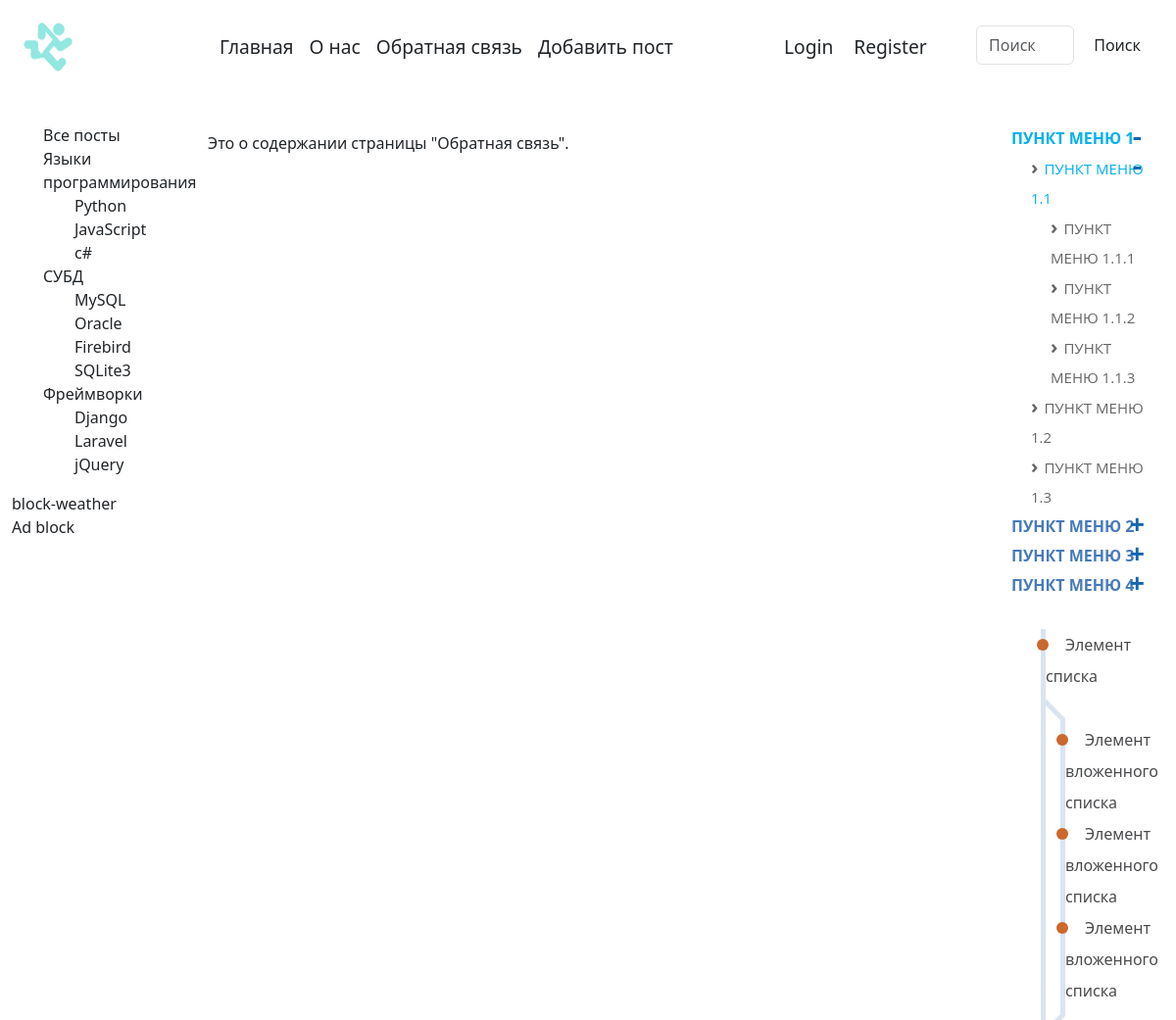
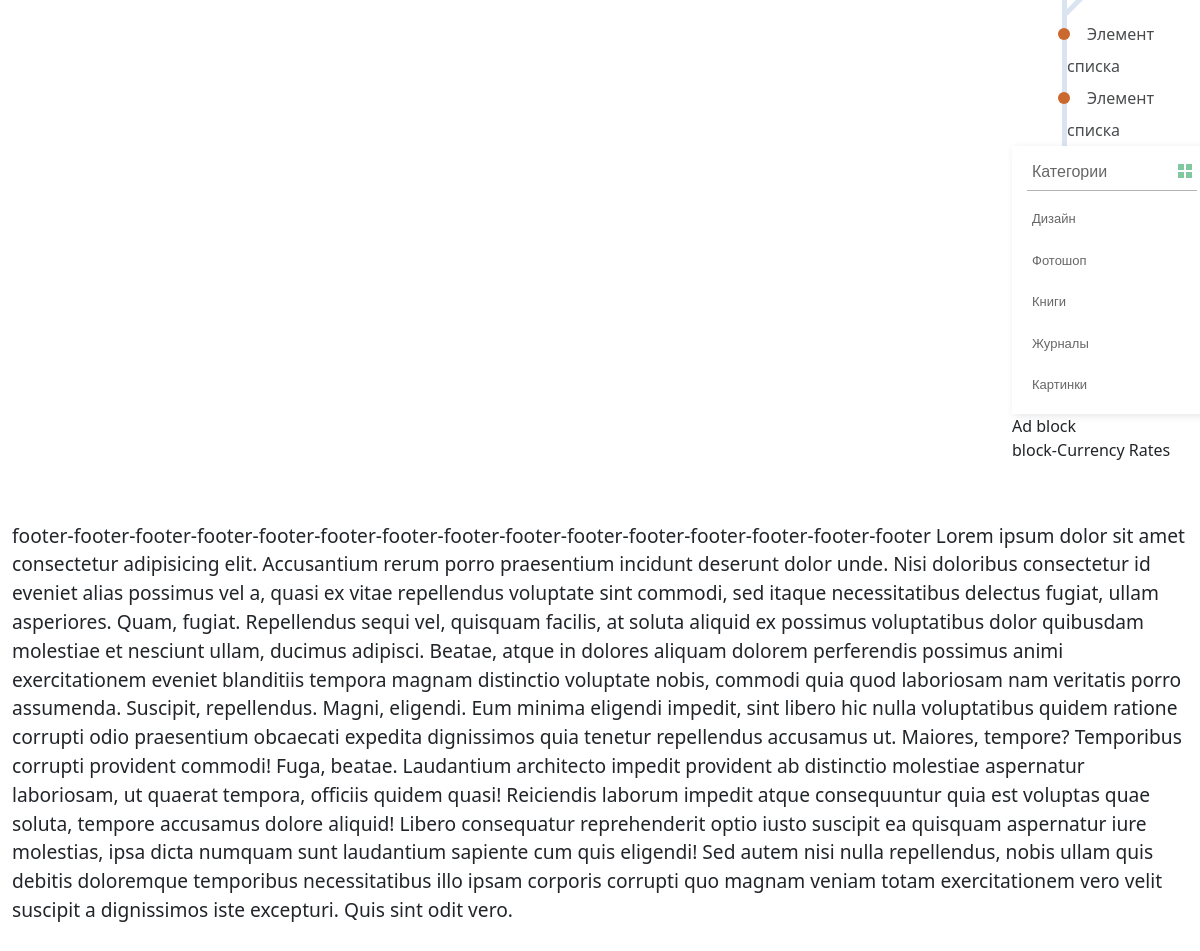
Page /contact/ on the committed database (2 pictures, top to bottom).
### blog/models.py (models this page shows, shortened)
class ModelCategories(models.Model):
    name = models.CharField(max_length=100, db_index=True, verbose_name="Категория")
    slug = models.SlugField(max_length=255, unique=True, db_index=True, verbose_name="URL")
    class Meta:
        verbose_name = 'Категория'
        verbose_name_plural = 'Категории'
        ordering = ['id']

class ModelSubcategories(models.Model):
    category = models.ForeignKey(ModelCategories, on_delete=models.CASCADE, related_name='subcategories', verbose_name="Категория")
    name = models.CharField(max_length=100, db_index=True, verbose_name="Подкатегория")
    slug = models.SlugField(max_length=255, unique=True, db_index=True, verbose_name="URL")
    class Meta:
        verbose_name = 'Подкатегория'
        verbose_name_plural = 'Подкатегории'
        ordering = ['id']

### blog/views.py (the view)
# urls.py: path('contact/', views.contact, name='contact'),
def contact(request):
    context = {
        'title': 'Контакт',
        'page_content': 'Это о содержании страницы "Обратная связь".',
    }
    return render(request, 'blog/contact.html', context)

### blog/templatetags/blog_tags.py (called while the page is built)
@register.simple_tag()
def get_horizontal_menu():
    return menu

@register.simple_tag(name='menu_cat_subcat')
def get_vertical_menu_posts():
    categories = ModelCategories.objects.all()
    subcategories = ModelSubcategories.objects.all()
    cat_subcat_menu = {
        'categories': categories,
        'subcategories': subcategories,
    }
    return cat_subcat_menu

### blog/templates/blog/contact.html (shortened to what this page needs)
{% extends 'blog/base.html' %}
{% block content %}
<p>{{page_content}}</p>
{% endblock %}

### blog/templates/blog/base.html (shortened to what this page needs)
<!DOCTYPE html>
<html lang="en">
  <head>
    {% load static %} {% load blog_tags %}
    <link rel="stylesheet" href="{% static 'blog/css/bootstrap.min.css' %}" />
    <link
      type="text/css"
      href="{% static 'admin/css/custom_admin.css' %}"
      rel="stylesheet"
    />
    <link
      type="text/css"
      href="{% static 'blog/css/styles.css' %}"
      rel="stylesheet"
    />
  </head>
  <body>
    <div class="container-fluid mx-auto align-self-center">
      <header>
        <nav class="navbar navbar-expand-lg navbar-light bg-transparent">
          <div class="container-fluid">
            <div class="col-sm-6 col-md-6 col-lg-2 d-flex align-items-center">
              <a class="navbar-brand" href="{% url 'home' %}">
                <img
                  src="{% static 'blog/img/logo.png' %}"
                  alt="Elvand"
                  width="50"
                  height="50"
                />
              </a>
            </div>
            <div
              class="col-sm-6 col-md-6 col-lg-6 d-flex align-items-center justify-content-end"
            >
              <div class="collapse navbar-collapse" id="navbarSupportedContent">
                {% get_horizontal_menu as horizontal_menu %}
                <ul class="navbar-nav me-auto mb-2 mb-lg-0">
                  {% for item in horizontal_menu %}
                  <li class="nav-item">
                    <a class="nav-link" href="{% url item.url_name %}"
                      >{{ item.title }}</a
                    >
                  </li>
                  {% endfor %}
                </ul>
              </div>
            </div>
            <div class="col-md-12 col-lg-4">
              <div class="row">
                <div class="col-sm-12 col-md-7 col-lg-6">
                  {% if user.is_authenticated %}
                  <ul class="navbar-nav flex-row justify-content-start">
                    <li class="nav-item">
                      <a
                        class="nav-link"
                        href="{% url 'user_profile' user.username %}"
                        >{{ user.username }}&nbsp;</a
                      >
                    </li>
                    <li class="nav-item">
                      <a class="nav-link" href="{% url 'logout' %}">Logout</a>
                    </li>
                  </ul>
                  {% else %}
                  <ul class="navbar-nav flex-row justify-content-start">
                    <li class="nav-item">
                      <a class="nav-link" href="{% url 'login' %}"
                        >Login&nbsp;</a
                      >
                    </li>
                    <li class="nav-item">
                      <a class="nav-link" href="{% url 'register' %}"
                        >Register</a
                      >
                    </li>
                  </ul>
                  {% endif %}
                </div>
                <div class="col-sm-12 col-md-5 col-lg-6">
                  <form class="d-flex me-auto" role="search">
                    <input
                      class="form-control me-2"
                      type="search"
                      placeholder="Поиск"
                      aria-label="Search"
                    />
                    <button class="btn btn-outline-success" type="submit">
                      Поиск
                    </button>
                  </form>
                </div>
              </div>
            </div>
          </div>
        </nav>
      </header>
      <section class="row gy-5">
        <div class="col-md-2 d-none d-md-block">
          <nav class="vert_nav">
            {% menu_cat_subcat as menu_cs %}
            <ul>
              <li>
                <a href="{% url 'home' %}">Все посты</a>
              </li>
              {% for category in menu_cs.categories %}
              <li>
                <a href="{% url 'home' category_slug=category.slug %}"
                  >{{ category.name }}</a
                >
                <ul>
                  {% for subcategory in category.subcategories.all %}
                  <li>
                    <a
                      href="{% url 'home' category_slug=category.slug subcategory_slug=subcategory.slug %}"
                    >
                      {{ subcategory.name}}
                    </a>
                  </li>
                  {% endfor %}
                </ul>
              </li>
              {% endfor %}
            </ul>
          </nav>
          <div class="block">block-weather</div>
          <div class="block">Ad block</div>
        </div>
        <div class="col-12 col-md-8">{% block content %} {% endblock %}</div>
        <div class="col-md-2 d-none d-md-block">
          <div class="vertmenu">
            <ul>
              <li>
                <a class="active" href="#">Пункт меню 1</a>
                <label class="chka" for="1"></label>
                <ul style="display: none">
                  <li>
                    <a class="active" href="#">Пункт меню 1.1</a>
                    <label class="chka" for="1.1"></label>
                    <ul style="display: none">
                      <li>
                        <a href="#">Пункт меню 1.1.1</a>
                      </li>
                      <li>
                        <a href="#">Пункт меню 1.1.2</a>
                      </li>
                      <li>
                        <a href="#">Пункт меню 1.1.3</a>
                      </li>
                    </ul>
                  </li>
                  <li>
                    <a href="#">Пункт меню 1.2</a>
                  </li>
                  <li>
                    <a href="#">Пункт меню 1.3</a>
                  </li>
                </ul>
              </li>
              <li>
                <a href="#">Пункт меню 2</a>
                <label class="chka" for="2"></label>
              </li>
              <li>
                <a href="#">Пункт меню 3</a>
                <label class="chka" for="3"></label>
              </li>
              <li>
                <a href="#">Пункт меню 4</a>
                <label class="chka" for="4"></label>
              </li>
            </ul>
          </div>
          <div>
            <ul class="metro">
              <li>
                <a href="">Элемент списка</a>
                <ul>
                  <li><a href="">Элемент вложенного списка</a></li>
                  <li><a href="">Элемент вложенного списка</a></li>
                  <li><a href="">Элемент вложенного списка</a></li>
                </ul>
              </li>
              <li><a href="">Элемент списка</a></li>
              <li><a href="">Элемент списка</a></li>
            </ul>
          </div>
          <div class="category-wrap">
            <h3>Категории</h3>
            <ul>
              <li><a href="">Дизайн</a></li>
              <li><a href="">Фотошоп</a></li>
              <li><a href="">Книги</a></li>
              <li><a href="">Журналы</a></li>
              <li><a href="">Картинки</a></li>
            </ul>
          </div>
          <div class="block">Ad block</div>
          <div class="block">block-Currency Rates</div>
        </div>
      </section>
      <footer id="footer">
        footer-footer-footer-footer-footer-footer-footer-footer-footer-footer-footer-footer-footer-footer-footer
        Lorem ipsum dolor sit amet consectetur adipisicing elit. Accusantium
        rerum porro praesentium incidunt deserunt dolor unde. Nisi doloribus
        consectetur id eveniet alias possimus vel a, quasi ex vitae repellendus
        voluptate sint commodi, sed itaque necessitatibus delectus fugiat, ullam
        asperiores. Quam, fugiat. Repellendus sequi vel, quisquam facilis, at
        soluta aliquid ex possimus voluptatibus dolor quibusdam molestiae et
        nesciunt ullam, ducimus adipisci. Beatae, atque in dolores aliquam
        dolorem perferendis possimus animi exercitationem eveniet blanditiis
        tempora magnam distinctio voluptate nobis, commodi quia quod laboriosam
        nam veritatis porro assumenda. Suscipit, repellendus. Magni, eligendi.
        Eum minima eligendi impedit, sint libero hic nulla voluptatibus quidem
        ratione corrupti odio praesentium obcaecati expedita dignissimos quia
        tenetur repellendus accusamus ut. Maiores, tempore? Temporibus corrupti
        provident commodi! Fuga, beatae. Laudantium architecto impedit provident
        ab distinctio molestiae aspernatur laboriosam, ut quaerat tempora,
        officiis quidem quasi! Reiciendis laborum impedit atque consequuntur
        quia est voluptas quae soluta, tempore accusamus dolore aliquid! Libero
        consequatur reprehenderit optio iusto suscipit ea quisquam aspernatur
        iure molestias, ipsa dicta numquam sunt laudantium sapiente cum quis
        eligendi! Sed autem nisi nulla repellendus, nobis ullam quis debitis
        doloremque temporibus necessitatibus illo ipsam corporis corrupti quo
        magnam veniam totam exercitationem vero velit suscipit a dignissimos
        iste excepturi. Quis sint odit vero.
      </footer>
    </div>
  </body>
</html>

### blog/static/blog/css/styles.css (style rules this page uses)
.btn { border: 1px solid var(--colorB24); padding: 8px 12px; cursor: pointer; border-radius: 7px; font-size: 16px; text-align: center; text-decoration: none; display: inline-block; transition: background-color 0.3s, color 0.3s; background-color: var(--color13); color: var(--colorB15); }
header { padding: 10px 0; }
footer, section { padding: 30px 0; }
header, footer { font-size: 120%; color: var(--color15); background: url(../img/pattern.png), var(--colorA23); background: url(../img/pattern.png), -moz-linear-gradient(left, var(--colorA23) 0%, var(--color13) 100%); background: url(../img/pattern.png), -webkit-linear-gradient(left, var(--colorA23) 0%, var(--color13) 100%); background: url(../img/pattern.png), linear-gradient(to right, var(--colorA23) 0%, var(--color13) 100%); filter: progid:DXImageTransform.Microsoft.gradient(startColorstr=var(--colorA23), endColorstr=var(--color13), GradientType=1); background-size: contain; }
.navbar a { color: var(--color14); text-decoration: none; }
.vert_nav a { color: var(--color21); text-decoration: none; }
.vert_nav li { list-style-type: none; }
.form-control, .form-select, .form-textarea { width: 100%; }
.metro { list-style: none; padding: 0; margin: 30px 0 0 50px; border-left: 5px solid #DAE4F1; }
.metro li { line-height: 2em; }
.metro ul { margin: 20px 0 20px 15px; padding: 0; border: none; list-style: none; }
.metro ul:before, .metro ul:after { content: ""; width: 5px; height: 28px; background: #DAE4F1; position: relative; display: block; left: -9px; }
.metro ul:before { transform: rotate(-45deg); margin-top: -15px; }
.metro ul:after { transform: rotate(45deg); bottom: -20px; }
.metro ul li { border-left: 5px solid #DAE4F1; }
.metro ul li:first-child { margin-top: -5px; padding-top: 5px; }
.metro ul li:last-child { padding-bottom: 9px; margin-bottom: -25px; }
.metro a { text-decoration: none; display: block; font-family: 'Noto Sans', sans-serif; color: #4A4B4D; }
.metro a:before { content: ""; display: inline-block; background: #CA682D; width: 12px; height: 12px; left: -9px; position: relative; border-radius: 50%; margin-right: .5em; }
.category-wrap { padding: 15px; background: white; width: 200px; box-shadow: 2px 2px 8px rgba(0,0,0,.1); font-family: "Helvetica Neue", Helvetica, Arial, sans-serif; }
.category-wrap h3 { font-size: 16px; color: rgba(0,0,0,.6); margin: 0 0 10px; padding: 0 5px; position: relative; }
.category-wrap h3:after { content: ""; width: 6px; height: 6px; background: #80C8A0; position: absolute; right: 5px; bottom: 2px; box-shadow: -8px -8px #80C8A0, 0 -8px #80C8A0, -8px 0 #80C8A0; }
.category-wrap ul { list-style: none; margin: 0; padding: 0; border-top: 1px solid rgba(0,0,0,.3); }
.category-wrap li { margin: 12px 0 0 0px; }
.category-wrap a { text-decoration: none; display: block; font-size: 13px; color: rgba(0,0,0,.6); padding: 5px; position: relative; transition: .3s linear; }
.category-wrap a:after { content:"\f18e"; font-family: FontAwesome; position: absolute; right: 5px; color: white; transition: .2s linear; }
.vertmenu { margin: 0 20px; font-family: 'Open Sans', sans-serif; }
.vertmenu ul { list-style: none; margin: 0; padding: 0; }
.vertmenu ul li { position: relative; margin: 0; line-height: 30px; text-transform: uppercase; }
.vertmenu ul li li { padding-left:20px; }
.vertmenu .subCat, .chka { top: 0; right: 0px; position: absolute; cursor: pointer; }
.vertmenu .subCat.plus, .chka:before, .vertmenu .subCat.minus, .subCat:checked + .chka:before { content: '+'; font-size: 26px; color: #1266B1; font-weight: bold; font-family: Courier; }
.vertmenu .subCat.minus, .subCat:checked + .chka:before { content: '-'; }
.vertmenu a { color: #477AB9; font-size: 16px; font-weight:bold; text-decoration:none; }
.vertmenu ul li li a { color: #666; font-size: 15px; font-weight:normal; text-decoration:none; }
.vertmenu a.active { color: #00B1EC; }
.vertmenu > ul > li ul { display: none; }
.vertmenu > ul > li .subCat:checked ~ ul { display: block !important; }
.vertmenu ul li li a:before { content: '\203A'; font-size: 20px; padding-right: 6px; color: #666; font-weight: bold; }

### rows in the picture
ModelCategories: name "Языки программирования"
ModelSubcategories: name "Python"
ModelSubcategories: name "JavaScript"
ModelSubcategories: name "c#"
ModelCategories: name "СУБД"
ModelSubcategories: name "MySQL"
ModelSubcategories: name "Oracle"
ModelSubcategories: name "Firebird"
ModelSubcategories: name "SQLite3"
ModelCategories: name "Фреймворки"
ModelSubcategories: name "Django"
ModelSubcategories: name "Laravel"
ModelSubcategories: name "jQuery"

### other values in the picture
{{ item.title }} "Главная" "О нас" "Обратная связь" "Добавить пост"
{{ page_content }} "Это о содержании страницы \"Обратная связь\"."
